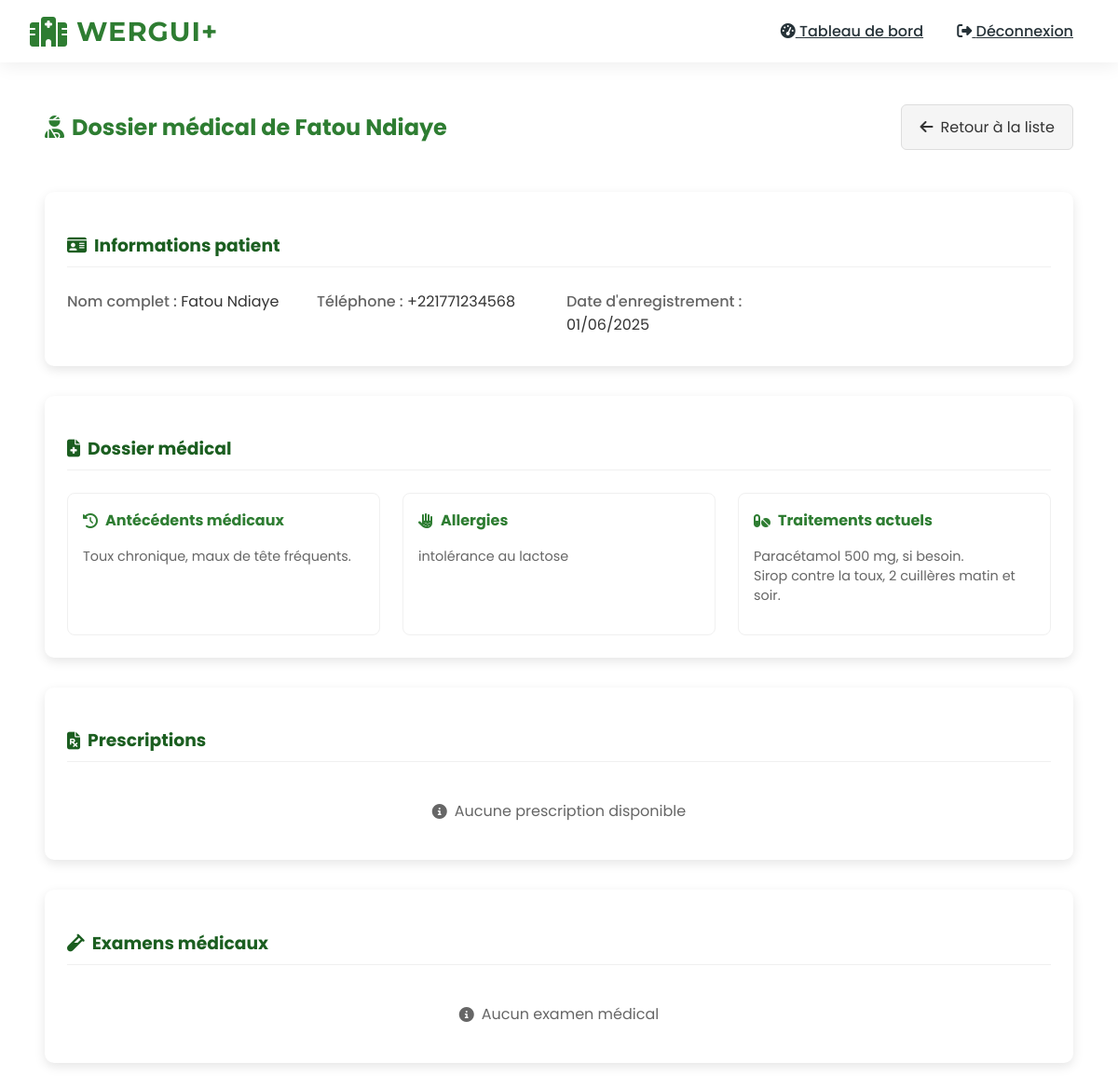
Before: /doctor/view-patient-detail/5/ (signed in) with the older database file.
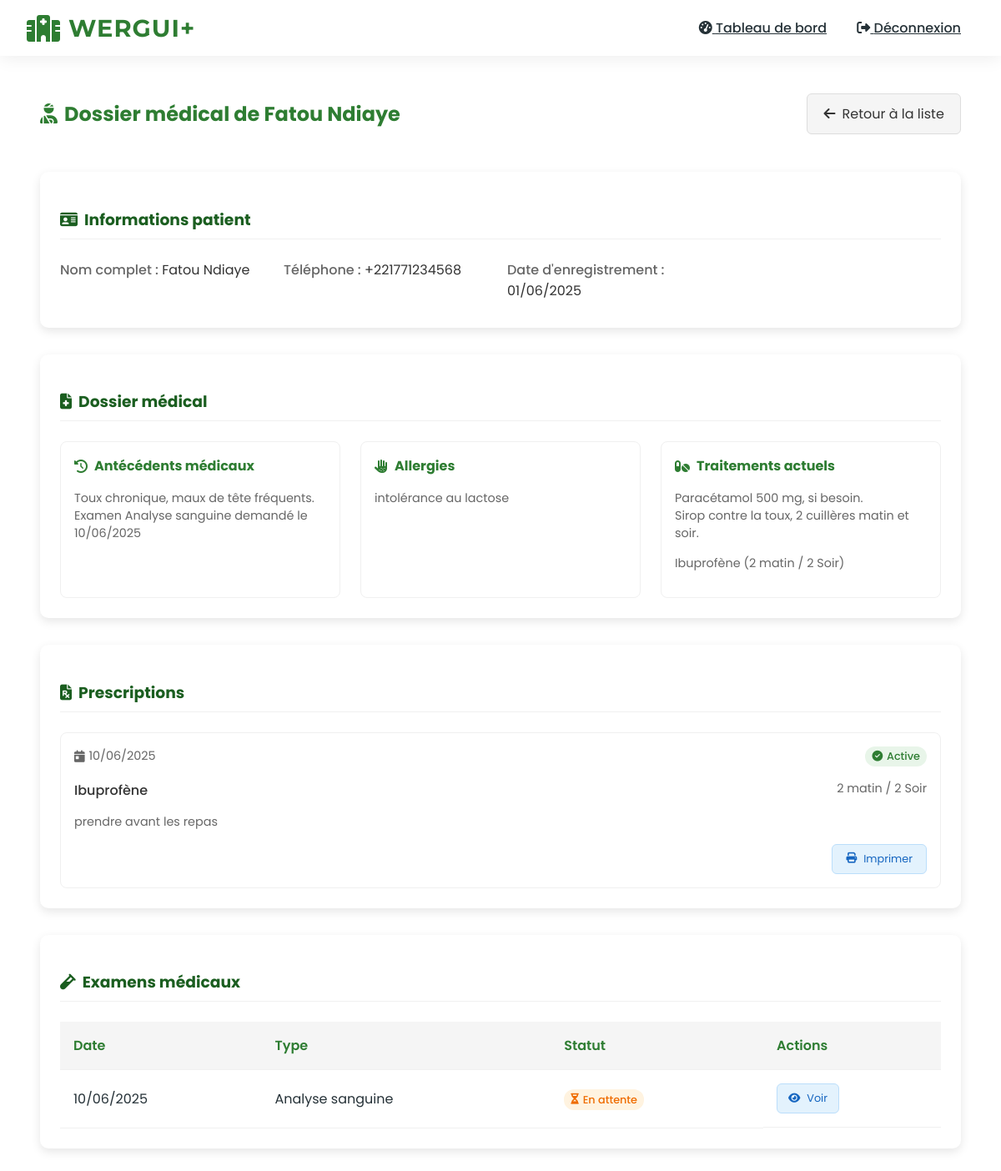
After: the same page with the newer database file.
### accounts/models.py (models this page shows, shortened)
class PatientRecord(models.Model):
    patient = models.ForeignKey(CustomUser, on_delete=models.CASCADE, related_name='medical_records')
    created_by = models.ForeignKey(CustomUser, on_delete=models.SET_NULL, null=True, related_name='created_records')
    created_at = models.DateTimeField(auto_now_add=True)
    last_updated = models.DateTimeField(auto_now=True)
    medical_history = models.TextField()
    allergies = models.TextField(blank=True)
    current_medications = models.TextField(blank=True)
    blood_type = models.CharField(max_length=10, blank=True, choices=[
        ('A+', 'A+'), ('A-', 'A-'), ('B+', 'B+'), ('B-', 'B-'),
        ('AB+', 'AB+'), ('AB-', 'AB-'), ('O+', 'O+'), ('O-', 'O-')
    ])
    primary_doctor = models.ForeignKey(CustomUser, on_delete=models.SET_NULL, null=True,
                                     related_name='primary_patients', limit_choices_to={'role': 'DOCTOR'})
    last_consultation = models.DateField(null=True, blank=True)
    next_appointment = models.DateField(null=True, blank=True)
    is_critical = models.BooleanField(default=False)
    critical_since = models.DateTimeField(null=True, blank=True)
    critical_reason = models.TextField(blank=True)
    priority = models.CharField(max_length=1, choices=[('1', 'Urgence vitale'), ('2', 'Urgence sérieuse'), ('3', 'Urgence mineure')], blank=True)

class Prescription(models.Model):
    patient = models.ForeignKey(CustomUser, on_delete=models.CASCADE, related_name='prescriptions')
    doctor = models.ForeignKey(CustomUser, on_delete=models.CASCADE, related_name='issued_prescriptions')
    created_at = models.DateTimeField(auto_now_add=True)
    medication = models.TextField()
    dosage = models.TextField()
    instructions = models.TextField()
    is_dispensed = models.BooleanField(default=False)
    dispensed_by = models.ForeignKey(
        CustomUser,
        on_delete=models.SET_NULL,
        null=True,
        blank=True,
        related_name='dispensed_prescriptions'
    )
    dispensed_at = models.DateTimeField(null=True, blank=True)
    notes = models.TextField(blank=True)

class MedicalExam(models.Model):
    EXAM_TYPES = (
        ('BLOOD', 'Analyse sanguine'),
        ('RADIO', 'Radiographie'),
        ('SCAN', 'Scanner'),
        ('OTHER', 'Autre'),
    )
    patient = models.ForeignKey(CustomUser, on_delete=models.CASCADE, related_name='exams')
    requested_by = models.ForeignKey(CustomUser, on_delete=models.CASCADE, related_name='requested_exams')
    exam_type = models.CharField(max_length=10, choices=EXAM_TYPES)
    requested_at = models.DateTimeField(auto_now_add=True)
    completed_at = models.DateTimeField(null=True, blank=True)
    results = models.TextField(blank=True)
    notes = models.TextField(blank=True)

### accounts/views.py (the view)
# urls.py: path('doctor/view-patient-detail/<int:patient_id>/', views.view_patient_detail, name='view_patient_detail'),
@login_required
@role_required('DOCTOR')
def view_patient_detail(request, patient_id):
    patient = get_object_or_404(CustomUser, id=patient_id, role='PATIENT')
    record = get_object_or_404(PatientRecord, patient=patient)
    prescriptions = Prescription.objects.filter(patient=patient)
    exams = MedicalExam.objects.filter(patient=patient)
    return render(request, 'accounts/doctor/view_patient_detail.html', {
        'patient': patient,
        'record': record,
        'prescriptions': prescriptions,
        'exams': exams
    })

### accounts/views.py (called while the page is built)
def role_required(*roles):
    def decorator(view_func):
        @wraps(view_func)
        def _wrapped_view(request, *args, **kwargs):
            if request.user.role not in roles:
                messages.error(request, "Vous n'avez pas la permission d'accéder à cette page.")
                return redirect('dashboard')
            return view_func(request, *args, **kwargs)
        return _wrapped_view
    return decorator

### accounts/templates/accounts/doctor/view_patient_detail.html (shortened to what the changed rows need)
{% extends "base.html" %}
{% block content %}
<div class="patient-detail-container">
    <div class="patient-header">
        <h2 class="patient-title">
            <i class="fas fa-user-injured"></i> Dossier médical de {{ patient.get_full_name }}
        </h2>
    </div>
    <div class="patient-sections">
        <div class="patient-section">
            <div class="medical-grid">
                <div class="medical-card">
                    <div class="card-content">
                        {{ record.medical_history|linebreaks|default:"Aucun antécédent enregistré" }}
                    </div>
                </div>
                <div class="medical-card">
                    <div class="card-content">
                        {{ record.allergies|linebreaks|default:"Aucune allergie connue" }}
                    </div>
                </div>
                <div class="medical-card">
                    <div class="card-content">
                        {{ record.current_medications|linebreaks|default:"Aucun traitement en cours" }}
                    </div>
                </div>
            </div>
        </div>
        <div class="patient-section">
            <h3 class="section-title">
                <i class="fas fa-file-prescription"></i> Prescriptions
            </h3>
            {% if prescriptions %}
                <div class="prescriptions-list">
                    {% for prescription in prescriptions %}
                    <div class="prescription-card">
                        <div class="prescription-header">
                            <span class="prescription-date">
                                <i class="fas fa-calendar-day"></i> {{ prescription.created_at|date:"d/m/Y" }}
                            </span>
                            <span class="prescription-status {% if prescription.is_expired %}expired{% else %}active{% endif %}">
                                {% if prescription.is_expired %}
                                <i class="fas fa-exclamation-triangle"></i> Expirée
                                {% else %}
                                <i class="fas fa-check-circle"></i> Active
                                {% endif %}
                            </span>
                        </div>
                        <div class="prescription-content">
                            <div class="medication-item">
                                <span class="medication-name">{{ prescription.medication }}</span>
                                <span class="medication-dosage">{{ prescription.dosage }}</span>
                            </div>
                            <div class="medication-instructions">
                                {{ prescription.instructions|linebreaks }}
                            </div>
                        </div>
                        <div class="prescription-actions">
                            <a href="{% url 'print_prescription' prescription.id %}" class="btn btn-print">
                                <i class="fas fa-print"></i> Imprimer
                            </a>
                        </div>
                    </div>
                    {% endfor %}
                </div>
            {% else %}
                <div class="no-data">
                    <i class="fas fa-info-circle"></i> Aucune prescription disponible
                </div>
            {% endif %}
        </div>
        <div class="patient-section">
            <h3 class="section-title">
                <i class="fas fa-vial"></i> Examens médicaux
            </h3>
            {% if exams %}
                <div class="exams-table-container">
                    <table class="exams-table">
                        <thead>
                            <tr>
                                <th>Date</th>
                                <th>Type</th>
                                <th>Statut</th>
                                <th>Actions</th>
                            </tr>
                        </thead>
                        <tbody>
                            {% for exam in exams %}
                            <tr>
                                <td>{{ exam.requested_at|date:"d/m/Y" }}</td>
                                <td>{{ exam.get_exam_type_display }}</td>
                                <td>
                                    <span class="exam-status {% if exam.completed_at %}completed{% else %}pending{% endif %}">
                                        {% if exam.completed_at %}
                                        <i class="fas fa-check-circle"></i> Complété
                                        {% else %}
                                        <i class="fas fa-hourglass-half"></i> En attente
                                        {% endif %}
                                    </span>
                                </td>
                                <td class="actions-cell">
                                    <a href="{% url 'view_exam_detail' exam.id %}" class="btn btn-view">
                                        <i class="fas fa-eye"></i> Voir
                                    </a>
                                </td>
                            </tr>
                            {% endfor %}
                        </tbody>
                    </table>
                </div>
            {% else %}
                <div class="no-data">
                    <i class="fas fa-info-circle"></i> Aucun examen médical
                </div>
            {% endif %}
        </div>
    </div>
</div>
{% endblock %}

Changed rows visible on the page:
changed PatientRecord "intolérance au lactose": medical_history "Toux chronique, maux de tête fréquents." → "Toux chronique, maux de tête fréquents. Examen Analyse sanguine demandé le 10/06/2025"; current_medications "Paracétamol 500 mg, si besoin. Sirop contre la toux, 2 cuillères matin et soir." → "Paracétamol 500 mg, si besoin. Sirop contre la toux, 2 cuillères matin et soir. Ibuprofène (2 matin / 2 Soir)"
added Prescription: created_at "10/06/2025", medication "Ibuprofène", dosage "2 matin / 2 Soir", instructions "prendre avant les repas"
added MedicalExam: requested_at "10/06/2025", exam_type "Analyse sanguine", shows "En attente"
Other visible differences:
text no longer shown: "Aucune prescription disponible Aucun examen médical"
text now shown: "Date Type Statut Actions"
